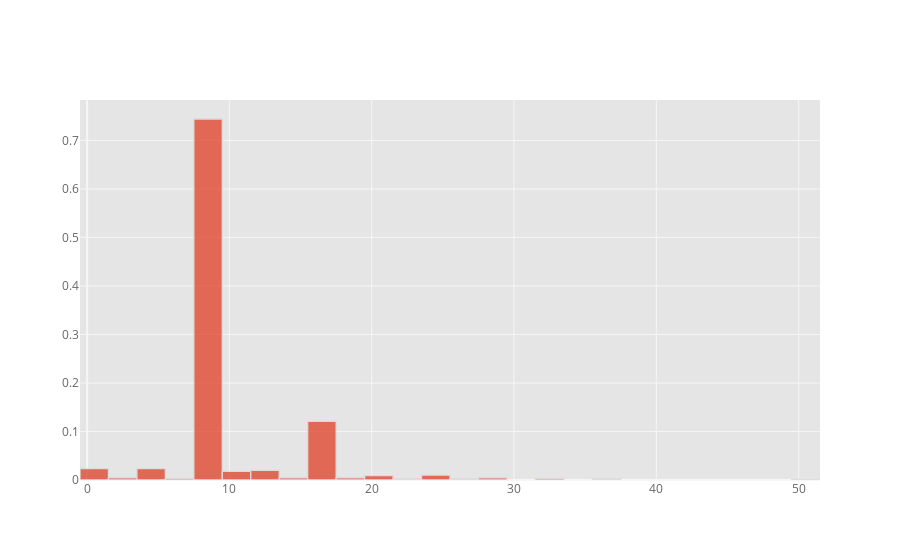

Write notebook code for a chart like this one.
### Markdown cell above
### Length of individual sections

### Code cell
print('Most sections are normatively 8 measures long, but there are also several 16 measure-long sections: it could be hypothesised that these sections are internally binary.')
measure_list.groupby(['id', 'section']).apply(len).iplot('hist', bins = 40, histnorm = 'probability')

### Figure 1 — Plotly figure (JSON) as saved in the notebook; plotly's stock layout.template omitted (floating-point values rounded to 4 significant figures; data arrays with more than 128 entries replaced by an {"elided": "..."} marker saying what was removed)
{"data": [{"histfunc": "count", "histnorm": "probability", "marker": {"color": "rgba(226, 74, 51, 1.0)", "line": {"color": "#D9D9D9", "width": 1.3}}, "nbinsx": 40, "opacity": 0.8, "orientation": "v", "type": "histogram", "x": {"elided": "903 int values"}}], "layout": {"autosize": true, "barmode": "overlay", "legend": {"bgcolor": "#FFFFFF", "font": {"color": "#666666"}}, "paper_bgcolor": "#FFFFFF", "plot_bgcolor": "#E5E5E5", "title": {"font": {"color": "#151516"}}, "xaxis": {"autorange": true, "gridcolor": "#F6F6F6", "range": [-0.5, 51.5], "showgrid": true, "tickfont": {"color": "#666666"}, "title": {"font": {"color": "#666666"}, "text": ""}, "type": "linear", "zerolinecolor": "#F6F6F6"}, "yaxis": {"autorange": true, "gridcolor": "#F6F6F6", "range": [0, 0.7834], "showgrid": true, "tickfont": {"color": "#666666"}, "title": {"font": {"color": "#666666"}, "text": ""}, "zerolinecolor": "#F6F6F6"}}}
